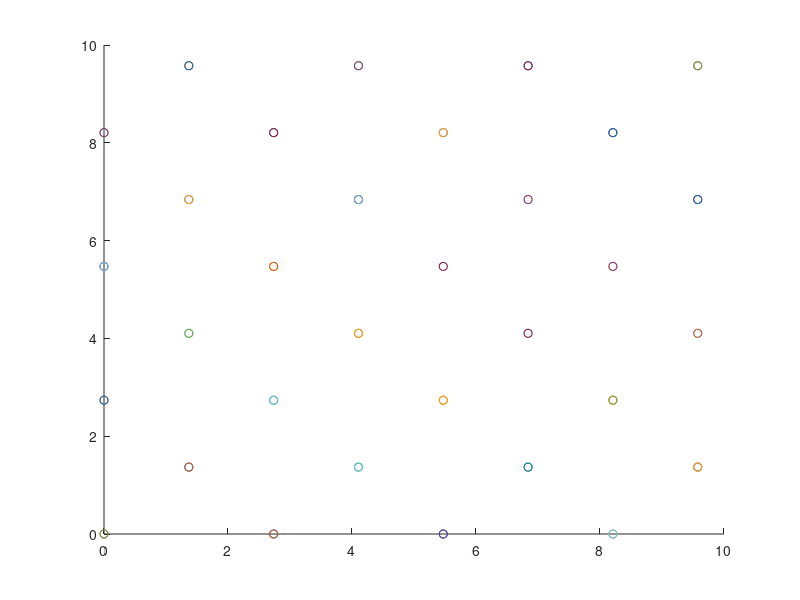

Recreate this plot in MATLAB.
%%% Create a lattice based on lattice vectors

%%% INPUTS %%%
a = 5.472; % Lattice constant
A = (a/2).*[0 1 1; 1 0 1; 1 1 0]; % Lattice vector matrix
basisc = (a/4).*[0 0 0; 1 1 1]; % Basis in cartesian coordinates
nvals = 10; % Scope of n values to check
supercell = [2; 2; 2]; % 2x2x2 supercell
bx = [a 0 0; 
      0 a 0; 
      0 0 a]; % Box shape

%%% CODE (don't edit) %%%
bx = bx.*supercell; 


a1 = A(1,:);
a2 = A(2,:);
a3 = A(3,:);

[batoms blah] = size(basisc);

posarr = [];
hold on
for b = 1:batoms
  for n1 = -nvals:nvals
    for n2 = -nvals:nvals
      for n3 = -nvals:nvals
        r = n1.*a1 + n2.*a2 + n3.*a3 + basisc(b,:);
        if 0 <= r(1) && r(1) < bx(1,1) && 0 <= r(2) && r(2) < bx(2,2) && 0 <= r(3) && r(3) < bx(3,3)
          scatter3(r(1), r(2), r(3));
          posarr = [posarr; r];
        end
      end
    end
  end
end
hold off
